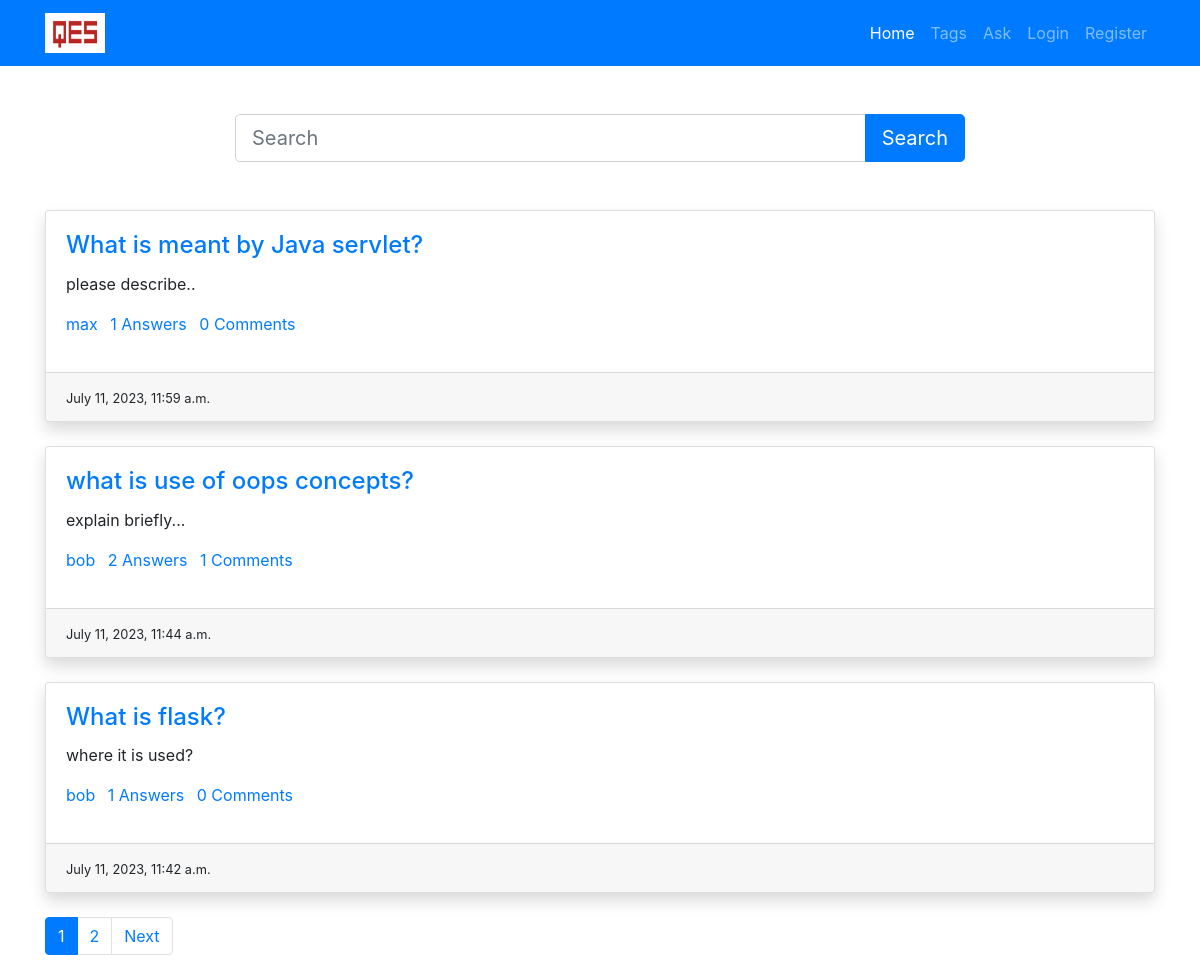
The page / on the database its author committed.
### main/models.py (models this page shows, shortened)
class Question(models.Model):
    user=models.ForeignKey(User,on_delete=models.CASCADE)
    title=models.CharField(max_length=300)
    detail=models.TextField()
    tags=models.TextField(default='')
    add_time=models.DateTimeField(auto_now_add=True)

### main/views.py (the view)
# urls.py: path('',views.home,name='home'),
def home(request):
    if 'q' in request.GET:
        q=request.GET['q']
        quests=Question.objects.annotate(total_comments=Count('answer__comment')).filter(title__icontains=q).order_by('-id')
    else:
        quests=Question.objects.annotate(total_comments=Count('answer__comment')).all().order_by('-id')
    paginator=Paginator(quests,3)
    page_num=request.GET.get('page',1)
    quests=paginator.page(page_num)
    return render(request,'home.html',{'quests':quests})

### main/templates/home.html (shortened to what this page needs)
{% load static %}
<!DOCTYPE html>
<html lang="en">
<head>
    <link rel="stylesheet" href="{% static 'bootstrap.min.css' %}" />
</head>
<body>
    <nav class="navbar navbar-expand-lg navbar-dark bg-primary">
        <div class="container">
            <a class="navbar-brand" href="/">
                <img src="{% static './img/qes.png' %}" alt="QES" width="60" height="40">
            </a>
            <div class="collapse navbar-collapse" id="navbarNav">
                <ul class="navbar-nav ml-auto">
                    <li class="nav-item active">
                        <a class="nav-link" href="/">Home</a>
                    </li>
                    <li class="nav-item">
                        <a class="nav-link" href="/tags">Tags</a>
                    </li>
                    <li class="nav-item">
                        <a class="nav-link" href="{% url 'ask-question' %}">Ask</a>
                    </li>
                    {% if user.is_authenticated %}
                    <li class="nav-item">
                        <a class="nav-link" href="/accounts/profile">Profile</a>
                    </li>
                    <li class="nav-item">
                        <a class="nav-link" href="{% url 'logout' %}">Logout</a>
                    </li>
                    {% else %}
                    <li class="nav-item">
                        <a class="nav-link" href="/accounts/login">Login</a>
                    </li>
                    <li class="nav-item">
                        <a class="nav-link" href="/accounts/register">Register</a>
                    </li>
                    {% endif %}
                </ul>
            </div>
        </div>
    </nav>
    <div class="container py-5">
        <div class="row">
            <div class="col-md-8 offset-2">
                <form>
                    <div class="input-group">
                        <input type="text" name="q" class="form-control form-control-lg" placeholder="Search" />
                        <div class="input-group-append">
                        <button class="btn btn-primary btn-lg" type="submit" id="button-addon2">Search</button>
                        </div>
                    </div>
                </form>
            </div>
        </div>
    </div>
    <div class="container">
        {% for quest in quests %}
        <div class="card mb-4 shadow">
            <div class="card-body">
                <h4 class="card-title"><a href="/detail/{{quest.id}}">{{quest.title}}</a></h4>
                <p class="card-text">{{quest.detail}}</p>
                <p>
                    <a href="#" class="mr-2">{{quest.user.username}}</a>
                    <a href="#" class="mr-2">{{quest.answer_set.count}} Answers</a>
                    <a href="#" class="mr-2">{{quest.total_comments}} Comments</a>
                </p>
            </div>
            <div class="card-footer">
                <small>{{quest.add_time}}</small>
            </div>
        </div>
        {% endfor %}
    </div>
    <nav aria-label="Page navigation example" class="my-3 container">
        <ul class="pagination">
            {% for i in quests.paginator.page_range %}
            {% if quests.number == i %}
          <li class="page-item active"><a class="page-link" href="#">{{i}}</a></li>
            {% else %}
          <li class="page-item"><a class="page-link" href="?page={{i}}">{{i}}</a></li>
            {% endif %}
            {% endfor %}
          {% if quests.has_next %}
          <li class="page-item"><a class="page-link" href="?page={{quests.next_page_number}}">Next</a></li>
          {% endif %}
        </ul>
    </nav>
</body>
</html>

### rows shown on the page
Question: title "What is meant by Java servlet?", detail "please describe..", user.username "max", answer_set.count "1", total_comments "0", add_time "July 11, 2023, 11:59 a.m."
Question: title "what is use of oops concepts?", detail "explain briefly...", user.username "bob", answer_set.count "2", total_comments "1", add_time "July 11, 2023, 11:44 a.m."
Question: title "What is flask?", detail "where it is used?", user.username "bob", answer_set.count "1", total_comments "0", add_time "July 11, 2023, 11:42 a.m."

### other values the page prints
{{ i }} "1"
{{ i }} "2"
